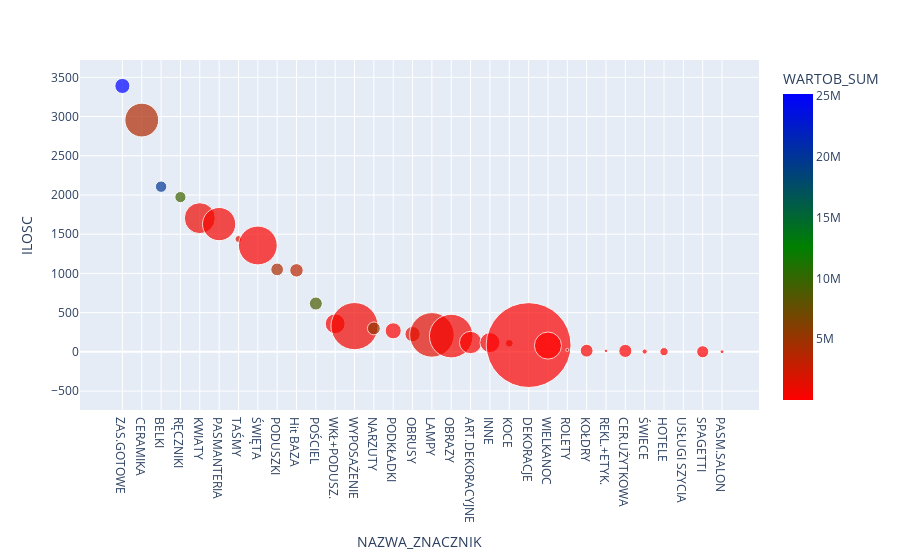

Notebook code for this chart:
### Code cell
func_plot_scatter(df_fi, {'ILOSC':'sum',
                         'CENA_POZYCJA':'sum'}, 
                  'NAZWA_ZNACZNIK',
                 df_sell)

### Figure 1 — Plotly figure (JSON) as saved in the notebook; plotly's stock layout.template omitted (floating-point values rounded to 4 significant figures)
{"data": [{"customdata": [[0.5296], [2.646], [0.3025], [0.2901], [2.221], [2.558], [0.1134], [3.481], [0.3731], [0.4194], [0.3934], [0.9154], [5.152], [0.3848], [0.5988], [0.5418], [4.603], [4.405], [1.155], [0.9236], [0.1393], [16.67], [1.701], [0.02242], [0.3802], [0.02849], [0.3974], [0.06258], [0.1596], [0.0003013], [0.3367], [0.03505]], "hovertemplate": "<b>%{hovertext}</b><br><br>NAZWA_ZNACZNIK=%{x}<br>ILOSC=%{y}<br>proc=%{customdata[0]}<br>WARTOB_SUM=%{marker.color}<extra></extra>", "hovertext": ["ZAS.GOTOWE", "CERAMIKA", "BELKI", "RĘCZNIKI", "KWIATY", "PASMANTERIA", "TAŚMY", "ŚWIĘTA", "PODUSZKI", "Hit BAZA", "POŚCIEL", "WKŁ+PODUSZ.", "WYPOSAŻENIE", "NARZUTY", "PODKŁADKI", "OBRUSY", "LAMPY", "OBRAZY", "ART.DEKORACYJNE", "INNE", "KOCE", "DEKORACJE", "WIELKANOC", "ROLETY", "KOŁDRY", "REKL.+ETYK.", "CER.UŻYTKOWA", "ŚWIECE", "HOTELE", "USŁUGI SZYCIA", "SPAGETTI", "PASM.SALON"], "legendgroup": "", "marker": {"color": [25170000.0, 3929000.0, 19900000.0, 9653000.0, 846500.0, 460600.0, 1644000.0, 236300.0, 4196000.0, 3520000.0, 9032000.0, 304900.0, 629100.0, 5225000.0, 212700.0, 1389000.0, 1333000.0, 501200.0, 351400.0, 164600.0, 2708000.0, 140500.0, 54050.0, 1607000.0, 353300.0, 68730.0, 33360.0, 101000.0, 49380.0, 296200.0, 3080.0, 12120.0], "coloraxis": "coloraxis", "size": [0.5296, 2.646, 0.3025, 0.2901, 2.221, 2.558, 0.1134, 3.481, 0.3731, 0.4194, 0.3934, 0.9154, 5.152, 0.3848, 0.5988, 0.5418, 4.603, 4.405, 1.155, 0.9236, 0.1393, 16.67, 1.701, 0.02242, 0.3802, 0.02849, 0.3974, 0.06258, 0.1596, 0.0003013, 0.3367, 0.03505], "sizemode": "area", "sizeref": 0.004632, "symbol": "circle"}, "mode": "markers", "name": "", "orientation": "v", "showlegend": false, "type": "scatter", "x": ["ZAS.GOTOWE", "CERAMIKA", "BELKI", "RĘCZNIKI", "KWIATY", "PASMANTERIA", "TAŚMY", "ŚWIĘTA", "PODUSZKI", "Hit BAZA", "POŚCIEL", "WKŁ+PODUSZ.", "WYPOSAŻENIE", "NARZUTY", "PODKŁADKI", "OBRUSY", "LAMPY", "OBRAZY", "ART.DEKORACYJNE", "INNE", "KOCE", "DEKORACJE", "WIELKANOC", "ROLETY", "KOŁDRY", "REKL.+ETYK.", "CER.UŻYTKOWA", "ŚWIECE", "HOTELE", "USŁUGI SZYCIA", "SPAGETTI", "PASM.SALON"], "xaxis": "x", "y": [3390, 2955, 2106.0, 1973, 1704, 1629.0, 1438.0, 1356, 1051, 1039.0, 616, 358, 328, 299, 268, 226, 216, 201, 119, 118, 109, 86.41, 80, 24, 15, 13, 12, 4, 2, 2, 1, 1], "yaxis": "y"}], "layout": {"autosize": true, "coloraxis": {"colorbar": {"title": {"text": "WARTOB_SUM"}}, "colorscale": [[0, "red"], [0.5, "green"], [1, "blue"]]}, "hovermode": "x", "legend": {"itemsizing": "constant", "tracegroupgap": 0}, "margin": {"t": 60}, "xaxis": {"anchor": "y", "autorange": true, "domain": [0, 1], "range": [-1.937, 32.81], "title": {"text": "NAZWA_ZNACZNIK"}, "type": "category"}, "yaxis": {"anchor": "x", "autorange": true, "domain": [0, 1], "range": [-602.7, 3689.0], "title": {"text": "ILOSC"}, "type": "linear"}}}
